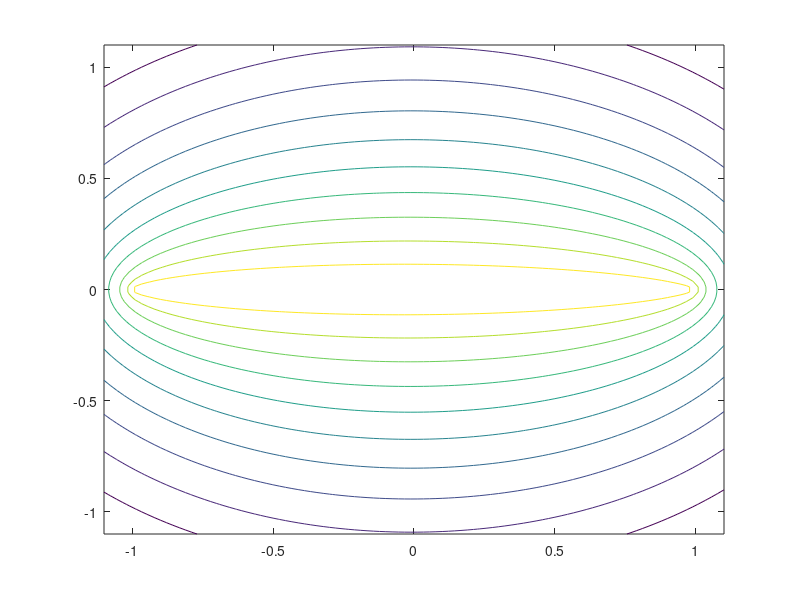

This chart was generated by the following MATLAB code:

a=-1;
b=1;
w=@(x)1./(b-a)+0*x;
w=@(x)1/pi*1./sqrt(1-x.^2);
x=linspace(a-.1,b+.1);
y=x;
[X Y]=meshgrid(x,y);

N=2048;
xis=linspace(a,b,N+2);
xis=xis(2:end-1);
h=(b-a)/(N-1);

Z=X+1i*Y;
for i=1:100
for j=1:100;
fintvals=w(xis).*(-log(abs(Z(i,j)-xis)));
data(i,j)= h*(sum(fintvals(2:end-1))+(fintvals(1)+fintvals(2))/2);
end
end
contour(x,y,data)
